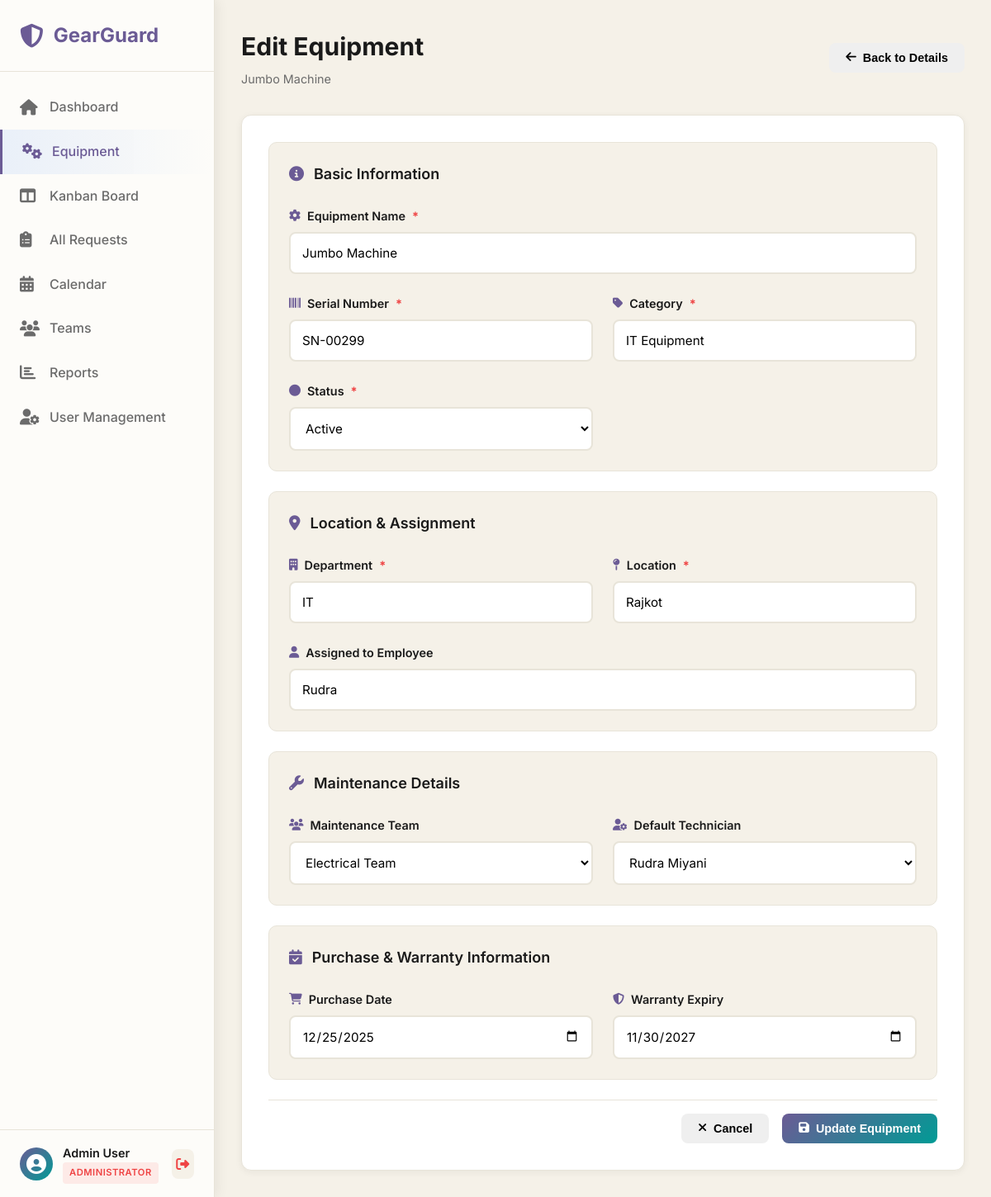
/pages/edit-equipment.php?id=5 (signed in), run on an earlier commit of the app's database.
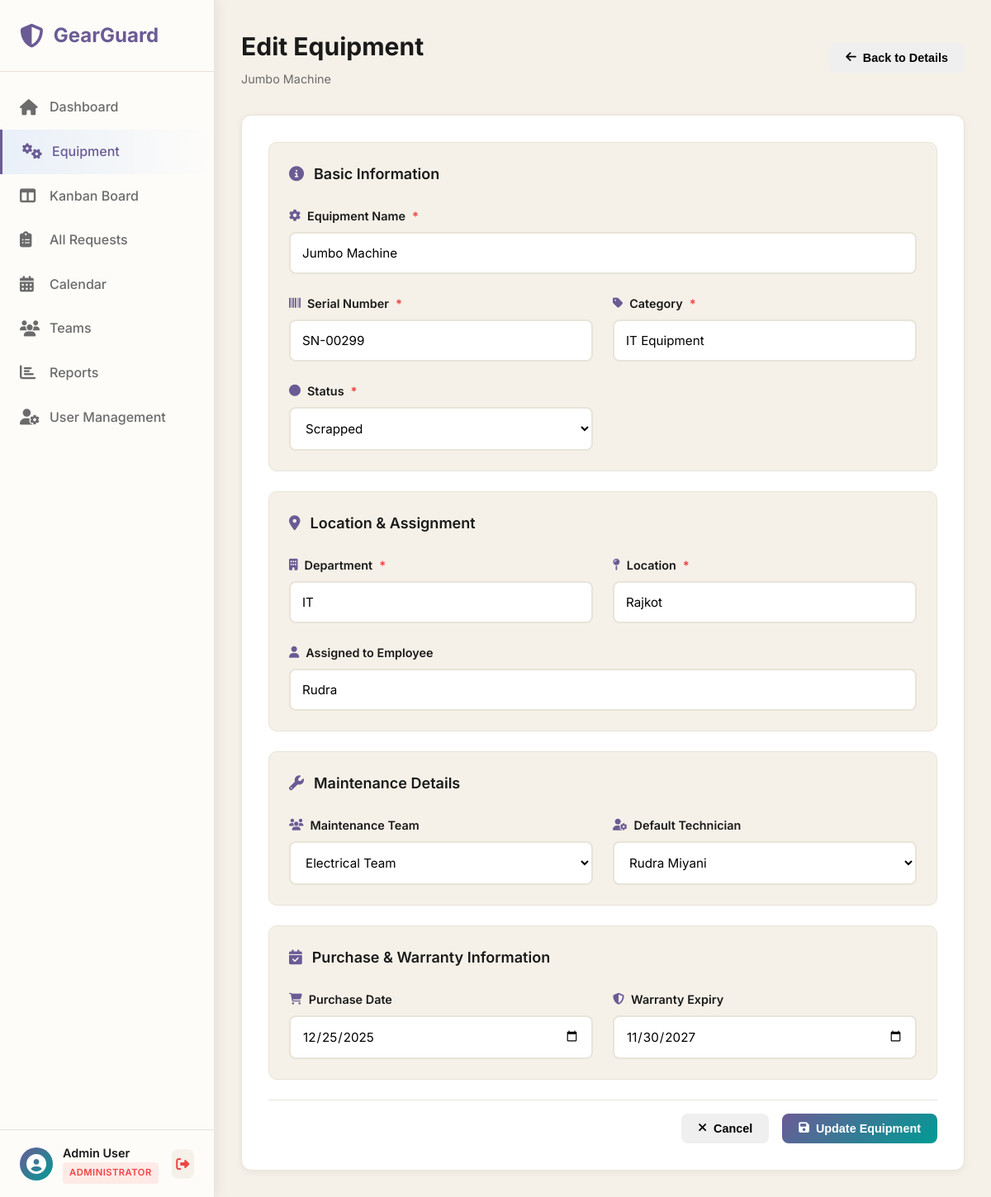
And on a later commit of the database.
### tables this page shows
CREATE TABLE `equipment` (
  `id` int(11) NOT NULL,
  `equipment_name` varchar(100) NOT NULL,
  `serial_number` varchar(100) NOT NULL,
  `category` varchar(50) DEFAULT NULL,
  `department` varchar(100) DEFAULT NULL,
  `assigned_to_employee` varchar(100) DEFAULT NULL,
  `purchase_date` date DEFAULT NULL,
  `warranty_expiry` date DEFAULT NULL,
  `location` varchar(255) DEFAULT NULL,
  `maintenance_team_id` int(11) DEFAULT NULL,
  `default_technician_id` int(11) DEFAULT NULL,
  `status` enum('active','under_maintenance','scrapped') DEFAULT 'active',
  `notes` text DEFAULT NULL,
  `created_at` timestamp NOT NULL DEFAULT current_timestamp(),
  `updated_at` timestamp NOT NULL DEFAULT current_timestamp() ON UPDATE current_timestamp()
);

CREATE TABLE `maintenance_teams` (
  `id` int(11) NOT NULL,
  `team_name` varchar(100) NOT NULL,
  `description` text DEFAULT NULL,
  `created_at` timestamp NOT NULL DEFAULT current_timestamp(),
  `updated_at` timestamp NOT NULL DEFAULT current_timestamp() ON UPDATE current_timestamp()
);

CREATE TABLE `users` (
  `id` int(11) NOT NULL,
  `name` varchar(100) NOT NULL,
  `email` varchar(100) NOT NULL,
  `password` varchar(255) NOT NULL,
  `role` enum('admin','manager','technician','user') NOT NULL DEFAULT 'user',
  `avatar` varchar(255) DEFAULT NULL,
  `is_active` tinyint(1) DEFAULT 1,
  `failed_attempts` int(11) DEFAULT 0,
  `locked_until` datetime DEFAULT NULL,
  `last_login` datetime DEFAULT NULL,
  `email_verified` tinyint(1) DEFAULT 0,
  `verification_token` varchar(100) DEFAULT NULL,
  `reset_token` varchar(100) DEFAULT NULL,
  `reset_token_expiry` datetime DEFAULT NULL,
  `created_at` timestamp NOT NULL DEFAULT current_timestamp(),
  `updated_at` timestamp NOT NULL DEFAULT current_timestamp() ON UPDATE current_timestamp()
);

### pages/edit-equipment.php (the view, shortened to what the changed rows need)
<?php
require_once '../php/config.php';
$equipmentId = isset($_GET['id']) ? intval($_GET['id']) : 0;
try {
    $stmt = $conn->prepare("SELECT * FROM equipment WHERE id = ?");
    $stmt->execute([$equipmentId]);
    $equipment = $stmt->fetch();
    $stmt = $conn->query("SELECT id, team_name FROM maintenance_teams ORDER BY team_name ASC");
    $teams = $stmt->fetchAll();
    $stmt = $conn->query("
        SELECT id, name
        FROM users
        WHERE role IN ('technician', 'manager') AND is_active = TRUE
        ORDER BY name ASC
    ");
    $technicians = $stmt->fetchAll();
} catch(PDOException $e) {
    error_log("Edit equipment error: " . $e->getMessage());
    $_SESSION['error'] = "Error loading equipment details.";
    header("Location: equipment.php");
    exit();
}
?>
<!DOCTYPE html>
<html lang="en">
<head>
    <link rel="stylesheet" href="../css/dashboard.css">
    <link rel="stylesheet" href="../css/form.css">
    <link rel="stylesheet" href="https://cdnjs.cloudflare.com/ajax/libs/font-awesome/6.5.1/css/all.min.css">
</head>
<body>
    <main class="main-content">
        <header class="top-header">
            <div>
                <h1>Edit Equipment</h1>
                <p class="dashboard-subtitle"><?php echo htmlspecialchars($equipment['equipment_name']); ?></p>
            </div>
        </header>
        <section class="form-section">
            <div class="form-container">
                <form method="POST" action="" class="request-form">
                    <div class="form-card">
                        <div class="form-grid">
                            <div class="form-group full-width">
                                <label for="equipment_name">
                                    <i class="fas fa-cog"></i>
                                    Equipment Name <span class="required">*</span>
                                </label>
                                <input
                                    type="text"
                                    id="equipment_name"
                                    name="equipment_name"
                                    value="<?php echo htmlspecialchars($equipment['equipment_name']); ?>"
                                    required
                                >
                            </div>
                            <div class="form-group">
                                <label for="serial_number">
                                    <i class="fas fa-barcode"></i>
                                    Serial Number <span class="required">*</span>
                                </label>
                                <input
                                    type="text"
                                    id="serial_number"
                                    name="serial_number"
                                    value="<?php echo htmlspecialchars($equipment['serial_number']); ?>"
                                    required
                                >
                            </div>
                            <div class="form-group">
                                <label for="category">
                                    <i class="fas fa-tag"></i>
                                    Category <span class="required">*</span>
                                </label>
                                <input
                                    type="text"
                                    id="category"
                                    name="category"
                                    value="<?php echo htmlspecialchars($equipment['category']); ?>"
                                    required
                                    list="categoryList"
                                >
                            </div>
                            <div class="form-group">
                                <label for="status">
                                    <i class="fas fa-circle"></i>
                                    Status <span class="required">*</span>
                                </label>
                                <select id="status" name="status" required>
                                    <option value="active" <?php echo $equipment['status'] === 'active' ? 'selected' : ''; ?>>Active</option>
                                    <option value="scrapped" <?php echo $equipment['status'] === 'scrapped' ? 'selected' : ''; ?>>Scrapped</option>
                                </select>
                            </div>
                        </div>
                    </div>
                    <div class="form-card">
                        <div class="form-grid">
                            <div class="form-group">
                                <label for="department">
                                    <i class="fas fa-building"></i>
                                    Department <span class="required">*</span>
                                </label>
                                <input
                                    type="text"
                                    id="department"
                                    name="department"
                                    value="<?php echo htmlspecialchars($equipment['department']); ?>"
                                    required
                                    list="departmentList"
                                >
                            </div>
                            <div class="form-group">
                                <label for="location">
                                    <i class="fas fa-map-pin"></i>
                                    Location <span class="required">*</span>
                                </label>
                                <input
                                    type="text"
                                    id="location"
                                    name="location"
                                    value="<?php echo htmlspecialchars($equipment['location']); ?>"
                                    required
                                >
                            </div>
                            <div class="form-group full-width">
                                <label for="assigned_to_employee">
                                    <i class="fas fa-user"></i>
                                    Assigned to Employee
                                </label>
                                <input
                                    type="text"
                                    id="assigned_to_employee"
                                    name="assigned_to_employee"
                                    value="<?php echo htmlspecialchars($equipment['assigned_to_employee'] ?? ''); ?>"
                                >
                            </div>
                        </div>
                    </div>
                    <div class="form-card">
                        <div class="form-grid">
                            <div class="form-group">
                                <label for="maintenance_team_id">
                                    <i class="fas fa-users"></i>
                                    Maintenance Team
                                </label>
                                <select id="maintenance_team_id" name="maintenance_team_id">
                                    <?php foreach($teams as $team): ?>
                                        <option value="<?php echo $team['id']; ?>"
                                                <?php echo $equipment['maintenance_team_id'] == $team['id'] ? 'selected' : ''; ?>>
                                            <?php echo htmlspecialchars($team['team_name']); ?>
                                        </option>
                                    <?php endforeach; ?>
                                </select>
                            </div>
                            <div class="form-group">
                                <label for="default_technician_id">
                                    <i class="fas fa-user-cog"></i>
                                    Default Technician
                                </label>
                                <select id="default_technician_id" name="default_technician_id">
                                    <?php foreach($technicians as $tech): ?>
                                        <option value="<?php echo $tech['id']; ?>"
                                                <?php echo $equipment['default_technician_id'] == $tech['id'] ? 'selected' : ''; ?>>
                                            <?php echo htmlspecialchars($tech['name']); ?>
                                        </option>
                                    <?php endforeach; ?>
                                </select>
                            </div>
                        </div>
                    </div>
                    <div class="form-card">
                        <div class="form-grid">
                            <div class="form-group">
                                <label for="purchase_date">
                                    <i class="fas fa-shopping-cart"></i>
                                    Purchase Date
                                </label>
                                <input
                                    type="date"
                                    id="purchase_date"
                                    name="purchase_date"
                                    value="<?php echo $equipment['purchase_date']; ?>"
                                >
                            </div>
                            <div class="form-group">
                                <label for="warranty_expiry">
                                    <i class="fas fa-shield-alt"></i>
                                    Warranty Expiry
                                </label>
                                <input
                                    type="date"
                                    id="warranty_expiry"
                                    name="warranty_expiry"
                                    value="<?php echo $equipment['warranty_expiry']; ?>"
                                >
                            </div>
                        </div>
                    </div>
                </form>
            </div>
        </section>
    </main>
</body>
</html>

What changed in the data, as far as the page shows it:
changed equipment "Jumbo Machine": status "Active" → "Scrapped"
